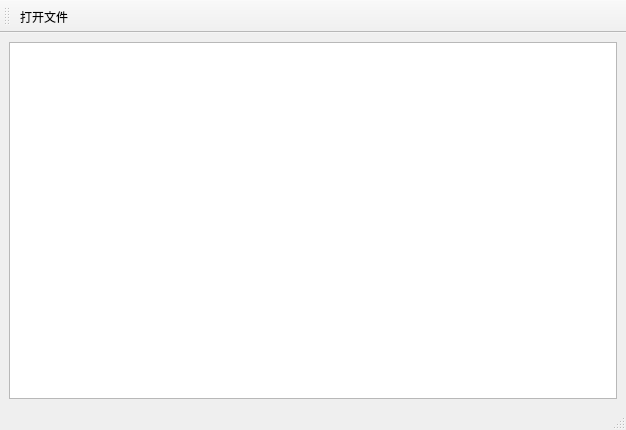
<?xml version="1.0" encoding="UTF-8"?>
<ui version="4.0">
 <class>MainWindow</class>
 <widget class="QMainWindow" name="MainWindow">
  <property name="geometry">
   <rect>
    <x>0</x>
    <y>0</y>
    <width>626</width>
    <height>430</height>
   </rect>
  </property>
  <property name="windowTitle">
   <string>MainWindow</string>
  </property>
  <widget class="QWidget" name="centralwidget">
   <layout class="QVBoxLayout" name="verticalLayout">
    <item>
     <widget class="QTextEdit" name="textEdit"/>
    </item>
   </layout>
  </widget>
  <widget class="QStatusBar" name="statusbar"/>
  <widget class="QToolBar" name="toolBar">
   <property name="windowTitle">
    <string>toolBar</string>
   </property>
   <property name="toolButtonStyle">
    <enum>Qt::ToolButtonTextUnderIcon</enum>
   </property>
   <attribute name="toolBarArea">
    <enum>TopToolBarArea</enum>
   </attribute>
   <attribute name="toolBarBreak">
    <bool>false</bool>
   </attribute>
   <addaction name="actFile"/>
  </widget>
  <action name="actFile">
   <property name="icon">
    <iconset resource="res.qrc">
     <normaloff>:/image/open.png</normaloff>:/image/open.png</iconset>
   </property>
   <property name="text">
    <string>打开文件</string>
   </property>
  </action>
 </widget>
 <resources>
  <include location="res.qrc"/>
 </resources>
 <connections/>
</ui>
